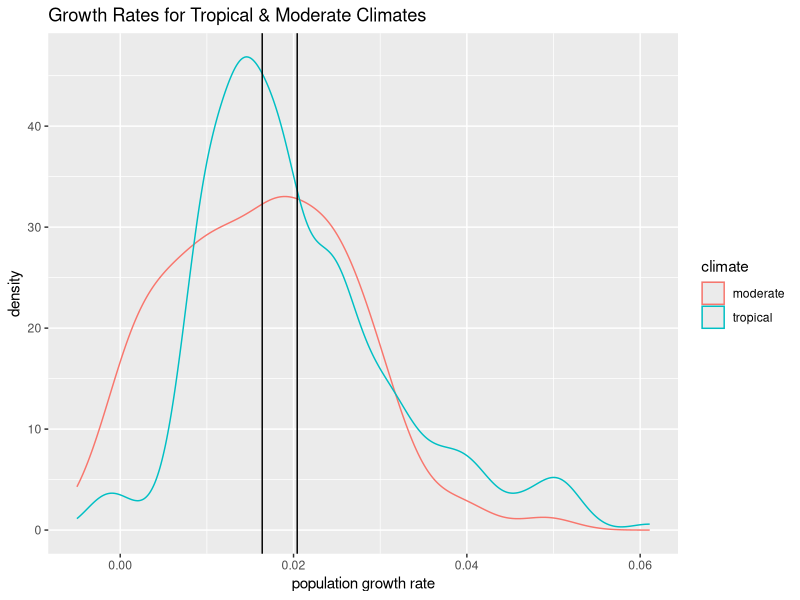
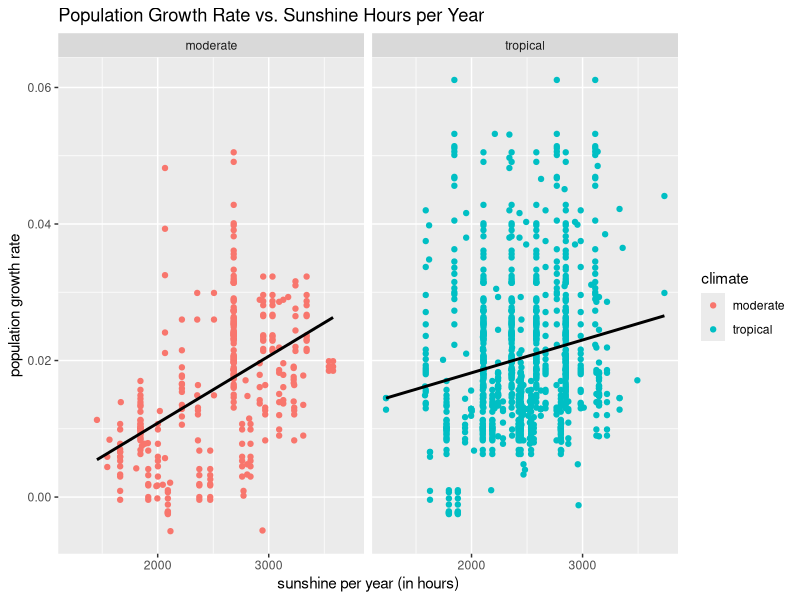

These charts were generated, in order, by the following R code:
## ---- chunk 1
library(tidyverse)
library(dplyr)
## ---- chunk 2
sunshine <- read.csv(file = 'Sunshine hours for cities in the world.csv') # import csv in df
str(sunshine)
sample_n(sunshine, 10)
## ---- chunk 3
city_loc <- read_csv(file="city_loc.csv") # import csv in df
str(city_loc)
sample_n(city_loc, 10)
## ---- chunk 4
country_tour <- read.csv("tourism-recipts.csv") # import csv in df
str(country_tour)
sample_n(country_tour, 10)
## ---- chunk 5
CityPopulations <- read_csv(file = "world-city-listing.csv") # import csv in df
str(CityPopulations)
sample_n(CityPopulations, 10)
## ---- chunk 6
sunshine_seasons <-
  sunshine %>%
  mutate(Winter=Jan+Feb+Mar, Spring=Apr+May+Jun, Summer=Jul+Aug+Sep, Fall=Oct+Nov+Dec) %>%# create new variables to represent each season
  mutate(City=tolower(City)) # change city names to lower case for joining later on
sample_n(sunshine_seasons, 10)
## ---- chunk 7
city_loc <-
  city_loc %>%
  group_by(City) %>%
  mutate(Longitude = mean(Longitude), Latitude = mean(Latitude)) %>% # get the average location
  select(City, Longitude, Latitude) %>%
  distinct() # remove repeated cities, so each city appears one time
## ---- chunk 8
city_loc <-
  city_loc %>%
  na.omit()

for(i in 1:length(city_loc$Latitude)){ # loop through each case in Latitude variable
  if((city_loc$Latitude[i]>=(-23.5)) && (city_loc$Latitude[i]<=23.5)){ # calssify variables by 'Latitude'
    city_loc$climate[i] = "tropical"
    }
  else if(city_loc$Latitude[i]>=(-66) && city_loc$Latitude[i]<(-23.5) || city_loc$Latitude[i]<=(66) && city_loc$Latitude[i]>(23.5)){
    city_loc$climate[i] = "moderate"
    }
  else city_loc$climate[i] = "poles"
}

city_loc
## ---- chunk 9
climate <-
  city_loc %>%
  left_join(sunshine_seasons) %>%# join the tables by 'City'
  na.omit() # remove cities with missing data
head(climate)
## ---- chunk 10
country_tour <-
  country_tour %>%
  rename(income='value_.') %>%
  select(name, year, income) 
## ---- chunk 11
country_tour %>%
  filter(year >= 2015) %>%
  group_by(year) %>%
  summarise(num_of_countries = n()) #count the number of countries with data for each year
## ---- chunk 12
country_tour <-
  country_tour %>%
  filter(year == 2016) %>% # only retain cases from 2016
  mutate(income = as.integer(income/100000)) %>% # divide income by 100,000 for easier reading/plotting
  rename("tourism income (by 100,000)" = income, Country=name) %>% # rename variables for readability
  select(Country, 'tourism income (by 100,000)') # get rid of year variable since all data is from 2016
sample_n(country_tour,10)
## ---- chunk 13
CityPopulations1 <-
  CityPopulations %>%
  rename(Country = country, City = city, GrowthRate = growthRate) %>% # renaming variables for usability
  select(Country, GrowthRate) # choosing relevant variables
sample_n(CityPopulations1,10)
## ---- chunk 14
population <-
  CityPopulations1 %>%
  left_join(country_tour) %>% # join the tables by Country
  na.omit() # remove cases with missing data
head(population)
## ---- chunk 15
mean_growth <- # create new table containing the avg growth rates for tropical and moderate climates
  climate %>% 
  left_join(population) %>%
  na.omit() %>%
  group_by(climate) %>%
  summarise(avg = mean(GrowthRate)) # calculate the mean for each subcategory

climate %>% 
  left_join(population) %>%
  na.omit() %>%
  ggplot(aes(x = GrowthRate)) + geom_density(aes(colour = climate))  + # create density plot
  geom_vline(aes(xintercept=mean_growth$avg[1])) + # add intercept for tropical locations
  geom_vline(aes(xintercept=mean_growth$avg[2])) + # add intercept for moderate locations
  ggtitle("Growth Rates for Tropical & Moderate Climates") + # rename title
  xlab("population growth rate") # rename x axis
## ---- chunk 16
climate %>%
  left_join(population) %>%
  na.omit() %>%
  ggplot(aes(x=Year, y=GrowthRate)) + 
  geom_point(aes(color = climate)) +
  facet_wrap(~climate) +
  geom_smooth(method=lm, se=FALSE, color='black') +
  ggtitle("Population Growth Rate vs. Sunshine Hours per Year") +
  xlab("sunshine per year (in hours)") +
  ylab("population growth rate")

